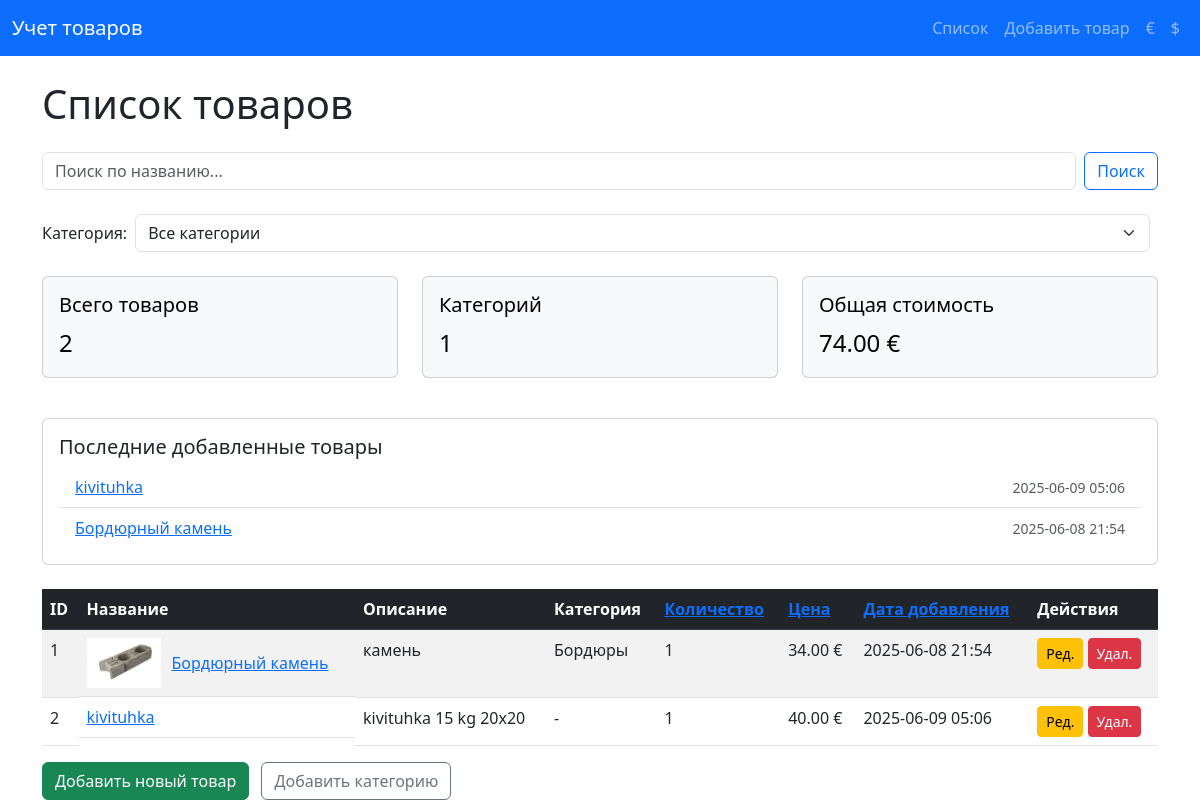
The page / on the database its author committed.
### app.py (models this page shows, shortened)
class Product(db.Model):
    id = db.Column(db.Integer, primary_key=True)
    name = db.Column(db.String(100), nullable=False)
    description = db.Column(db.String(200), nullable=True)
    quantity = db.Column(db.Integer, nullable=False, default=0)
    price = db.Column(db.Float, nullable=False, default=0.0)
    created_at = db.Column(db.DateTime, default=datetime.utcnow)
    category_id = db.Column(db.Integer, db.ForeignKey('category.id'), nullable=True)
    category = db.relationship('Category', backref=db.backref('products', lazy=True))
    image_filename = db.Column(db.String(200), nullable=True)

class Category(db.Model):
    id = db.Column(db.Integer, primary_key=True)
    name = db.Column(db.String(100), nullable=False, unique=True)

### app.py (the view)
@app.route('/')
def index():
    search_query = request.args.get('q', '')
    currency = request.args.get('currency', '€')
    category_id = request.args.get('category_id', type=int)
    sort = request.args.get('sort', 'id')
    order = request.args.get('order', 'asc')
    query = Product.query
    if search_query:
        query = query.filter(Product.name.ilike(f'%{search_query}%'))
    if category_id:
        query = query.filter(Product.category_id == category_id)
    if sort == 'price':
        sort_column = Product.price
    elif sort == 'quantity':
        sort_column = Product.quantity
    elif sort == 'created_at':
        sort_column = Product.created_at
    else:
        sort_column = Product.id
    if order == 'desc':
        query = query.order_by(sort_column.desc())
    else:
        query = query.order_by(sort_column.asc())
    products = query.all()
    categories = Category.query.order_by(Category.name).all()
    total_products = len(products)
    total_categories = len(categories)
    total_value = sum(p.price * p.quantity for p in products)
    recent_products = Product.query.order_by(Product.created_at.desc()).limit(5).all()
    return render_template('index.html',
                           products=products,
                           categories=categories,
                           currency=currency,
                           search_query=search_query,
                           category_id=category_id,
                           sort=sort,
                           order=order,
                           total_products=total_products,
                           total_categories=total_categories,
                           total_value=total_value,
                           recent_products=recent_products)

### templates/index.html (shortened to what this page needs)
{% extends "base.html" %}
{% block content %}
<h1 class="mb-4">Список товаров</h1>
<form method="GET" action="{{ url_for('index') }}" class="mb-4 d-flex">
    <input type="text" name="q" class="form-control me-2" placeholder="Поиск по названию..." value="{{ search_query }}">
    <button type="submit" class="btn btn-outline-primary">Поиск</button>
</form>
<form method="GET" action="{{ url_for('index') }}" class="mb-4 d-flex align-items-center">
    <label for="category_id" class="me-2 mb-0">Категория:</label>
    <select class="form-select me-2" id="category_id" name="category_id" onchange="this.form.submit()">
        <option value="">Все категории</option>
    </select>
</form>
<div class="row mb-4">
    <div class="col-md-4">
        <div class="card text-bg-light mb-3">
            <div class="card-body">
                <h5 class="card-title">Всего товаров</h5>
                <p class="card-text fs-4">{{ total_products }}</p>
            </div>
        </div>
    </div>
    <div class="col-md-4">
        <div class="card text-bg-light mb-3">
            <div class="card-body">
                <h5 class="card-title">Категорий</h5>
                <p class="card-text fs-4">{{ total_categories }}</p>
            </div>
        </div>
    </div>
    <div class="col-md-4">
        <div class="card text-bg-light mb-3">
            <div class="card-body">
                <h5 class="card-title">Общая стоимость</h5>
                <p class="card-text fs-4">{{ "{:.2f}".format(total_value) }} {{ currency }}</p>
            </div>
        </div>
    </div>
</div>
<div class="card mb-4">
    <div class="card-body">
        <h5 class="card-title">Последние добавленные товары</h5>
        <ul class="list-group list-group-flush">
            {% for p in recent_products %}
                <li class="list-group-item d-flex justify-content-between align-items-center">
                    <a href="{{ url_for('view', product_id=p.id) }}">{{ p.name }}</a>
                    <span class="text-muted small">{{ p.created_at.strftime('%Y-%m-%d %H:%M') }}</span>
                </li>
            {% else %}
                <li class="list-group-item">Нет товаров.</li>
            {% endfor %}
        </ul>
    </div>
</div>
<table class="table table-striped table-hover table-responsive">
    <thead class="table-dark">
    <tr>
        <th>ID</th>
        <th>Название</th>
        <th>Описание</th>
        <th>Категория</th>
        <th>
            <a href="{{ url_for('index', q=search_query, currency=currency, sort='quantity', order='asc' if sort != 'quantity' or order == 'desc' else 'desc', category_id=category_id) }}">
                Количество
            </a>
        </th>
        <th>
            <a href="{{ url_for('index', q=search_query, currency=currency, sort='price', order='asc' if sort != 'price' or order == 'desc' else 'desc', category_id=category_id) }}">
                Цена
            </a>
        </th>
        <th>
            <a href="{{ url_for('index', q=search_query, currency=currency, sort='created_at', order='asc' if sort != 'created_at' or order == 'desc' else 'desc', category_id=category_id) }}">
                Дата добавления
            </a>
        </th>
        <th>Действия</th>
    </tr>
    </thead>
    <tbody>
    {% for product in products %}
        <tr>
            <td>{{ product.id }}</td>
            <td class="d-flex align-items-center">
                {% if product.image_filename %}
                    <img src="{{ url_for('static', filename='uploads/' + product.image_filename) }}" alt="{{ product.name }}" style="height: 50px; width: auto; margin-right: 10px;">
                {% endif %}
                <a href="{{ url_for('view', product_id=product.id) }}">
                    {{ product.name }}
                </a>
            </td>
            <td>{{ product.description or '-' }}</td>
            <td>{{ product.category.name if product.category else '-' }}</td>
            <td>{{ product.quantity }}</td>
            <td>{{ "{:.2f}".format(product.price) }} {{ currency }}</td>
            <td>{{ product.created_at.strftime('%Y-%m-%d %H:%M') }}</td>
            <td>
                <a href="{{ url_for('edit', product_id=product.id) }}" class="btn btn-sm btn-warning">Ред.</a>
                <form action="{{ url_for('delete', product_id=product.id) }}" method="post" style="display:inline;">
                    <button type="submit" class="btn btn-sm btn-danger"
                            onclick="return confirm('Удалить товар &laquo;{{ product.name }}&raquo;?');">
                        Удал.
                    </button>
                </form>
            </td>
        </tr>
    {% else %}
        <tr>
            <td colspan="8" class="text-center">Нет товаров для отображения.</td>
        </tr>
    {% endfor %}
    </tbody>
</table>
<a href="{{ url_for('create') }}" class="btn btn-success">Добавить новый товар</a>
<a href="{{ url_for('add_category') }}" class="btn btn-outline-secondary ms-2">Добавить категорию</a>
{% endblock %}

### templates/base.html (shortened to what this page needs)
<!DOCTYPE html>
<html lang="ru">
<head>
    <link href="https://cdn.jsdelivr.net/npm/bootstrap@5.3.0/dist/css/bootstrap.min.css" rel="stylesheet">
</head>
<body>
<nav class="navbar navbar-expand-lg navbar-dark bg-primary mb-4">
    <div class="container-fluid">
        <a class="navbar-brand" href="{{ url_for('index') }}">Учет товаров</a>
        <div class="collapse navbar-collapse">
            <ul class="navbar-nav ms-auto">
                <li class="nav-item">
                    <a class="nav-link" href="{{ url_for('index') }}">Список</a>
                </li>
                <li class="nav-item">
                    <a class="nav-link" href="{{ url_for('create') }}">Добавить товар</a>
                </li>
                <li class="nav-item">
                    <a class="nav-link" href="{{ url_for('index', currency='€') }}">€</a>
                </li>
                <li class="nav-item">
                    <a class="nav-link" href="{{ url_for('index', currency='$') }}">$</a>
                </li>
            </ul>
        </div>
    </div>
</nav>
<div class="container">
    {% block content %}
    {% endblock %}
</div>
</body>
</html>

### rows shown on the page
Product: name "kivituhka", created_at "2025-06-09 05:06", id "2", description "kivituhka 15 kg 20x20", category "-", quantity "1", price "40.00", currency "€"
Product: name "Бордюрный камень", created_at "2025-06-08 21:54", id "1", image_filename (picture), description "камень", category "Бордюры", quantity "1", price "34.00", currency "€"

### other values the page prints
{{ total_products }} "2"
{{ total_categories }} "1"
{{ "{:.2f}".format(total_value) }} "74.00"
{{ currency }} "€"
